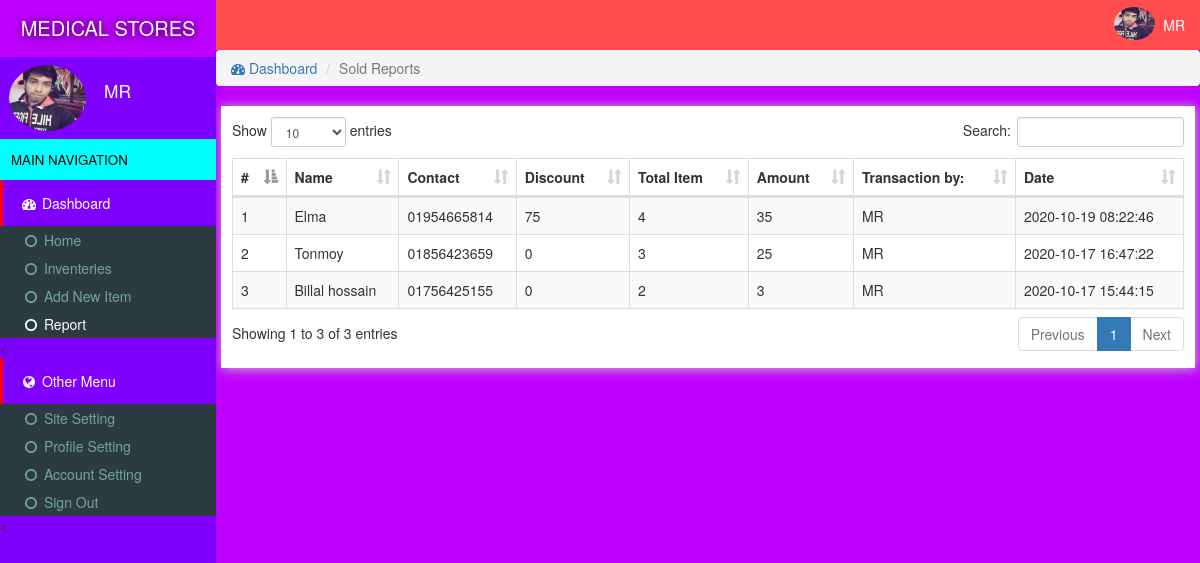
/reports.php (signed in), run on the app's committed database.
### tables this page shows
CREATE TABLE `site` (
  `id` int(11) NOT NULL,
  `title` varchar(222) NOT NULL,
  `name` varchar(222) NOT NULL
);

CREATE TABLE `users` (
  `id` int(11) NOT NULL,
  `email` varchar(222) NOT NULL,
  `password` varchar(222) NOT NULL,
  `name` varchar(222) NOT NULL,
  `pic` varchar(222) NOT NULL,
  `number` varchar(222) NOT NULL,
  `date` timestamp NOT NULL DEFAULT current_timestamp()
);

CREATE TABLE `sold` (
  `id` int(11) NOT NULL,
  `name` varchar(222) NOT NULL,
  `contact` varchar(222) NOT NULL,
  `discount` varchar(222) NOT NULL,
  `item` varchar(222) NOT NULL,
  `amount` varchar(222) NOT NULL,
  `userId` int(11) NOT NULL,
  `date` timestamp NOT NULL DEFAULT current_timestamp()
);

### assets/db.php (called while the page is built, shortened)
<?php
    $con = new mysqli('localhost','root','','store');
    $array = $con->query("select * from users where id ='$_SESSION[userId]'");
    $user = $array->fetch_assoc();
?>

### reports.php (the view, shortened to what this page needs)
<?php require "assets/function.php" ?>
<?php require 'assets/db.php';?>
<!DOCTYPE html>
<html>
<head>
<link rel="stylesheet" href="js/datatables.net-bs/css/dataTables.bootstrap.min.css">
  <?php require "assets/autoloader.php" ?>
</head>
<body style="background: #bf00ff;padding:0;margin:0">
<div class="dashboard" style="position: fixed;width: 18%;height: 100%;background:#8000ff">
  <div style="background:#bf00ff;padding: 14px 3px;color:white;font-size: 15pt;text-align: center;text-shadow: 1px 1px 11px black">
    <a href="index.php" style="color: white;text-decoration: none;"><?php echo strtoupper(siteName()); ?> </a>
  </div>
  <div class="flex" style="padding: 3px 7px;margin:5px 2px;">
    <div><img src="photo/<?php echo $user['pic'] ?>" class='img-circle' style='width: 77px;height: 66px'></div>
    <div style="color:#ffffff;font-size: 13pt;padding: 14px 7px;margin-left: 11px;"><?php echo ucfirst($user['name']); ?></div>
  </div>
  <div style="background: #00ffff;font-size: 10pt;padding: 11px;color: #000000">MAIN NAVIGATION</div>
  <div>
    <div style="background:#8000ff;color: white;padding: 13px 17px;border-left: 3px solid #ff0000;"><span><i class="fa fa-dashboard fa-fw"></i> Dashboard</span></div>
    <div class="item">
      <ul class="nostyle zero">
        <a href="index.php"><li ><i class="fa fa-circle-o fa-fw"></i> Home</li></a>
        <a href="inventeries.php"><li ><i class="fa fa-circle-o fa-fw"></i> Inventeries</li></a>
       <a href="addnew.php"><li><i class="fa fa-circle-o fa-fw"></i> Add New Item</li></a>
        <a href="reports.php"><li style="color: white"><i class="fa fa-circle-o fa-fw"></i> Report</li></a>
      </ul><
    </div>
  </div>
  <div style="background:#8000ff;color: white;padding: 13px 17px;border-left: 3px solid #ff0000;"><span><i class="fa fa-globe fa-fw"></i> Other Menu</span></div>
  <div class="item">
      <ul class="nostyle zero">
        <a href="sitesetting.php"><li><i class="fa fa-circle-o fa-fw"></i> Site Setting</li></a>
       <a href="profile.php"><li><i class="fa fa-circle-o fa-fw"></i> Profile Setting</li></a>
        <a href="accountSetting.php"><li><i class="fa fa-circle-o fa-fw"></i> Account Setting</li></a>
        <a href="logout.php"><li><i class="fa fa-circle-o fa-fw"></i> Sign Out</li></a>
      </ul><
    </div>
</div>
<div class="marginLeft" >
  <div style="color:white;background:#ff4d4d" >
    <div class="pull-right flex rightAccount" style="padding-right: 11px;padding: 7px;">
      <div><img src="photo/<?php echo $user['pic'] ?>" style='width: 41px;height: 33px;' class='img-circle'></div>
      <div style="padding: 8px"><?php echo ucfirst($user['name']) ?></div>
    </div>
  </div>
  <div class="content">
   <ol class="breadcrumb ">
        <li><a href="index.php"><i class="fa fa-dashboard"></i> Dashboard</a></li>
        <li class="active">Sold Reports</li>
    </ol>
  <div class="tableBox" >
    <table id="dataTable" class="table table-bordered table-striped" style="z-index: -1">
      <thead>
        <th>#</th>
        <th>Name</th>
        <th>Contact</th>
        <th>Discount</th>
        <th>Total Item</th>
        <th>Amount</th>
        <th>Transaction by:</th>
        <th>Date</th>
      </thead>
     <tbody>
      <?php $i=0;
          $array = $con->query("select * from sold ORDER BY date DESC");
        while ($row = $array->fetch_assoc())
        {
          $i=$i+1;
        ?>
          <tr>
            <td><?php echo $i; ?></td>
            <td><?php echo $row['name']; ?></td>
            <td><?php echo $row['contact']; ?></td>
            <td><?php echo $row['discount']; ?></td>
            <td><?php echo $row['item']; ?></td>
            <td><?php echo $row['amount']; ?></td>
            <td><?php echo getAdminName($row['userId']); ?></td>
            <td><?php echo $row['date']; ?></td>
          </tr>
      <?php
        }
       ?>
     </tbody>
    </table>
  </div>
  </div>
</div>
</body>
</html>

### data on the page
site: name "MEDICAL STORES"
users: pic (picture), name "MR"
sold: name "Elma", contact "01954665814", discount "75", item "4", amount "35", userId.name "MR", date "2020-10-19 08:22:46"
sold: name "Tonmoy", contact "01856423659", discount "0", item "3", amount "25", userId.name "MR", date "2020-10-17 16:47:22"
sold: name "Billal hossain", contact "01756425155", discount "0", item "2", amount "3", userId.name "MR", date "2020-10-17 15:44:15"
